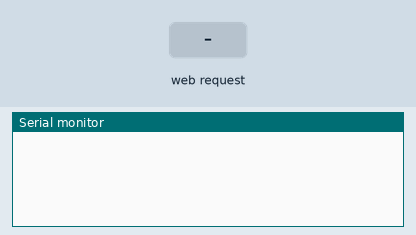
This sketch was run on a simulated ESP8266 (NodeMCU). On the bench: the last lines printed to the serial monitor. The test bench sets the inputs (shaded band).

Above: at 2.2 s.
2.3 s: HTTP request GET /cmd?c=A received
At 3.4 s:
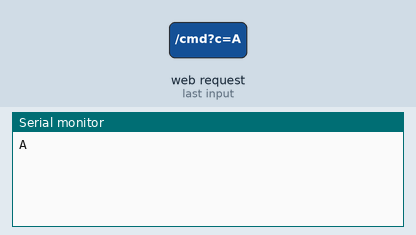
3.8 s: HTTP request GET /cmd?c=1 received
At 4.6 s:
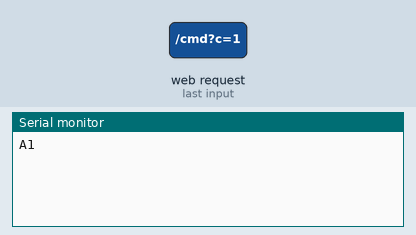

Measured:
- after the input at 2.3 s, the serial monitor: prints a new line at once (image 1)
- after the input at 3.8 s, the serial monitor: prints a new line at once (image 2)

The sketch:

VoitureTelecESP.ino
```cpp
// === ESP8266 (NodeMCU) Code ===
// Gère le serveur WiFi, interface web et communication série avec l'Arduino

#include <ESP8266WiFi.h>
#include <ESP8266WebServer.h>

const char* ssid = "RobotCar";
const char* password = "12345678";

ESP8266WebServer server(80);

String htmlPage = R"rawliteral(
<!DOCTYPE html>
<html lang="fr">
<head>
  <meta charset="UTF-8">
  <title>Radar Voiture</title>
  <meta name="viewport" content="width=device-width, initial-scale=1">
  <style>
    body {
      background: #121212;
      color: #fff;
      text-align: center;
      font-family: sans-serif;
    }
    canvas {
      background: #000;
      margin-top: 20px;
      border-radius: 50%;
    }
    .controls {
      margin-top: 30px;
    }
    button {
      width: 80px;
      height: 80px;
      margin: 5px;
      font-size: 20px;
      border: none;
      border-radius: 10px;
      background-color: #2196F3;
      color: white;
      box-shadow: 0 4px #0b78d1;
    }
    button:active {
      transform: translateY(2px);
    }
  </style>
</head>
<body>
  <h1>Voiture Radar</h1>
  <canvas id="radar" width="300" height="300"></canvas>

  <div class="controls">
    <div>
      <button onclick="send('F')">↑</button>
    </div>
    <div>
      <button onclick="send('L')">←</button>
      <button onclick="send('S')">■</button>
      <button onclick="send('R')">→</button>
    </div>
    <div>
      <button onclick="send('B')">↓</button>
    </div>
  </div>

  <script>
  const canvas = document.getElementById("radar");
  const ctx = canvas.getContext("2d");
  const step = 5;
  const totalAngles = 181 / step + 1; // 37
  const distances = Array(totalAngles).fill(200); // Valeur max par défaut
  const width = canvas.width;
  const height = canvas.height;

  function map(x, in_min, in_max, out_min, out_max) {
    return (x - in_min) * (out_max - out_min) / (in_max - in_min) + out_min;
  }

  function drawRadar() {
    ctx.clearRect(0, 0, width, height);
    const rectWidth = width / totalAngles;

    for (let i = 0; i < totalAngles; i++) {
      const dist = distances[i];
      const gray = 255 - Math.min(255, map(dist, 0, 200, 255, 30)); // Plus proche = plus clair
      ctx.fillStyle = `rgb(${gray},${gray},${gray})`;
      ctx.fillRect(i * rectWidth, 0, rectWidth, height);
    }
  }

  function updateRadar() {
    fetch("/radar").then(res => res.text()).then(txt => {
      const lines = txt.trim().split("\\n");
      lines.forEach(line => {
        if (line.startsWith("A")) {
          const parts = line.substring(1).split(":");
          const angle = parseInt(parts[0]);
          const dist = parseInt(parts[1]);
          if (angle % step === 0) {
            const index = angle / step;
            if (index >= 0 && index < totalAngles) {
              distances[index] = dist;
            }
          }
        }
      });
      drawRadar();
    });
  }

  function send(cmd) {
    fetch("/cmd?val=" + cmd);
  }

  setInterval(updateRadar, 300);
  drawRadar();
</script>
</body>
</html>
)rawliteral";

String radarData;

void handleRoot() {
  server.send(200, "text/html", htmlPage);
}

void handleCmd() {
  if (server.hasArg("c")) {
    String cmd = server.arg("c");
    Serial.print(cmd);
  }
  server.send(204, "text/plain", "");
}

void handleRadar() {
  server.send(200, "text/plain", radarData);
}

void setup() {
  Serial.begin(9600);

  WiFi.softAP(ssid, password);
  delay(1000);

  server.on("/", handleRoot);
  server.on("/cmd", handleCmd);
  server.on("/radar", handleRadar);
  server.begin();
}

void loop() {
  server.handleClient();

  while (Serial.available()) {
    String line = Serial.readStringUntil('\n');
    if (line.startsWith("A")) {
      radarData += line + "\n";
    }
    if (radarData.length() > 1000) radarData = "";
  }
}
```
